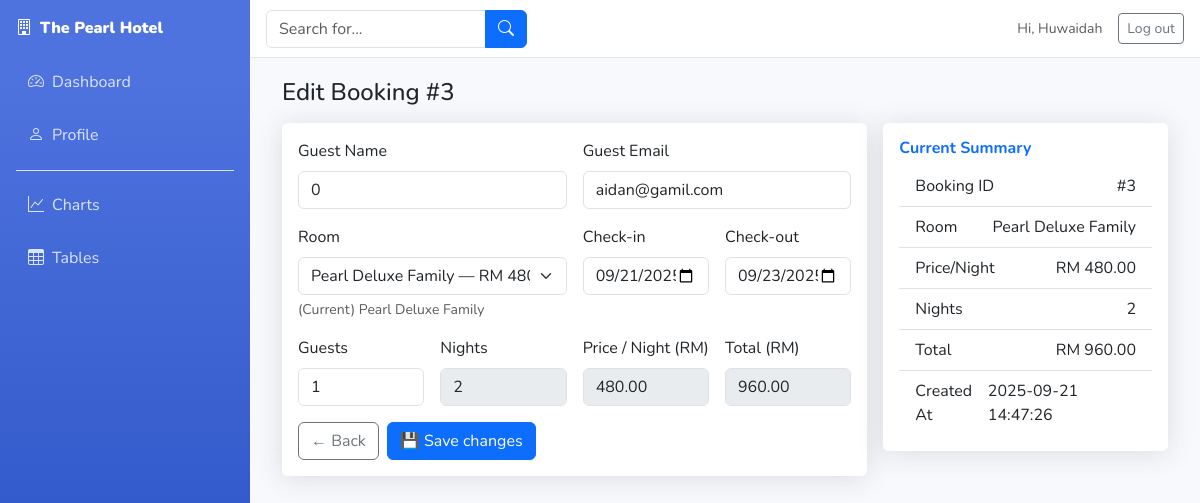
The page /admin/bookings_edit.php?id=3 (signed in) on the database its author committed.
### tables this page shows
CREATE TABLE `bookings` (
  `id` int(11) NOT NULL,
  `room_id` int(11) NOT NULL,
  `guest_name` varchar(120) NOT NULL,
  `guest_email` varchar(120) NOT NULL,
  `check_in` date NOT NULL,
  `check_out` date NOT NULL,
  `guests` int(11) NOT NULL DEFAULT 1,
  `nights` int(11) NOT NULL,
  `total` decimal(10,2) NOT NULL,
  `created_at` timestamp NOT NULL DEFAULT current_timestamp(),
  `quantity` int(11) DEFAULT 1
);

CREATE TABLE `rooms` (
  `id` int(11) NOT NULL,
  `name` varchar(100) NOT NULL,
  `beds` varchar(50) NOT NULL,
  `size` varchar(50) NOT NULL,
  `price` decimal(10,2) NOT NULL,
  `image` varchar(255) NOT NULL,
  `total_rooms` int(11) DEFAULT 0
);

### admin/auth.php (called while the page is built, shortened)
<?php
require_once __DIR__ .'/db.php';
function h($s){ return htmlspecialchars($s ?? '', ENT_QUOTES, 'UTF-8'); }
function current_admin(bool $force=false) {
    static $me;
    if ($force || !$me) {
        global $pdo;
        $st = $pdo->prepare("SELECT id, name, email, avatar, created_at, phone FROM admins WHERE id=? LIMIT 1");
        $st->execute([$_SESSION['admin_id']]);
        $me = $st->fetch();
    }
    return $me;
}

### admin/bookings_edit.php (the view, shortened to what this page needs)
<?php
require_once __DIR__ . '/auth.php';
$id = (int)($_GET['id'] ?? 0);
$sql = "SELECT b.*, r.name AS room_name, r.price AS room_price
        FROM bookings b
        LEFT JOIN rooms r ON r.id = b.room_id
        WHERE b.id = ?";
$st  = $pdo->prepare($sql);
$st->execute([$id]);
$bk  = $st->fetch();
include __DIR__ . '/partials/head.php';
include __DIR__ . '/partials/top.php';
?>
<div class="container-fluid">
  <div class="d-sm-flex align-items-center justify-content-between mb-3">
    <h1 class="h4 mb-0">Edit Booking #<?= (int)$bk['id'] ?></h1>
  </div>
  <div class="row g-3">
    <div class="col-lg-8">
      <div class="card p-3">
        <form method="post" autocomplete="off">
          <div class="row g-3">
            <div class="col-md-6">
              <label class="form-label">Guest Name</label>
              <input name="guest_name" class="form-control" value="<?= h($bk['guest_name']) ?>">
            </div>
            <div class="col-md-6">
              <label class="form-label">Guest Email</label>
              <input name="guest_email" type="email" class="form-control" value="<?= h($bk['guest_email']) ?>">
            </div>
            <div class="col-md-6">
              <label class="form-label">Room</label>
              <select name="room_id" class="form-select">
                <?php
                  $rooms = $pdo->query("SELECT id, name, price FROM rooms ORDER BY id")->fetchAll();
                  foreach ($rooms as $r):
                    $sel = ($r['id'] == $bk['room_id']) ? 'selected' : '';
                ?>
                  <option value="<?= (int)$r['id'] ?>" <?= $sel ?>>
                    <?= h($r['name']) ?> — RM <?= number_format((float)$r['price'],2) ?>/night
                  </option>
                <?php endforeach; ?>
              </select>
              <div class="form-text">(Current) <?= h($bk['room_name']) ?></div>
            </div>
            <div class="col-md-3">
              <label class="form-label">Check-in</label>
              <input name="check_in" type="date" class="form-control" value="<?= h($bk['check_in']) ?>">
            </div>
            <div class="col-md-3">
              <label class="form-label">Check-out</label>
              <input name="check_out" type="date" class="form-control" value="<?= h($bk['check_out']) ?>">
            </div>
            <div class="col-md-3">
              <label class="form-label">Guests</label>
              <input name="guests" type="number" min="1" class="form-control" value="<?= (int)$bk['guests'] ?>">
            </div>
            <div class="col-md-3">
              <label class="form-label">Nights</label>
              <input class="form-control" value="<?= (int)$bk['nights'] ?>" disabled>
            </div>
            <div class="col-md-3">
              <label class="form-label">Price / Night (RM)</label>
              <input class="form-control" value="<?= number_format((float)($bk['room_price'] ?? 0), 2) ?>" disabled>
            </div>
            <div class="col-md-3">
              <label class="form-label">Total (RM)</label>
              <input class="form-control" value="<?= number_format((float)$bk['total'],2) ?>" disabled>
            </div>
          </div>
          <div class="d-flex gap-2 mt-3">
            <a href="bookings_view.php" class="btn btn-outline-secondary">← Back</a>
            <button class="btn btn-primary" type="submit">💾 Save changes</button>
          </div>
        </form>
      </div>
    </div>
    <div class="col-lg-4">
      <div class="card p-3">
        <h6 class="fw-bold text-primary mb-2">Current Summary</h6>
        <ul class="list-group list-group-flush">
          <li class="list-group-item d-flex justify-content-between">
            <span>Booking ID</span><span>#<?= (int)$bk['id'] ?></span>
          </li>
          <li class="list-group-item d-flex justify-content-between">
            <span>Room</span><span><?= h($bk['room_name']) ?></span>
          </li>
          <li class="list-group-item d-flex justify-content-between">
            <span>Price/Night</span><span>RM <?= number_format((float)($bk['room_price'] ?? 0),2) ?></span>
          </li>
          <li class="list-group-item d-flex justify-content-between">
            <span>Nights</span><span><?= (int)$bk['nights'] ?></span>
          </li>
          <li class="list-group-item d-flex justify-content-between">
            <span>Total</span><span>RM <?= number_format((float)$bk['total'],2) ?></span>
          </li>
          <li class="list-group-item d-flex justify-content-between">
            <span>Created At</span><span><?= h($bk['created_at']) ?></span>
          </li>
        </ul>
      </div>
    </div>
  </div>
</div>
<?php include __DIR__ . '/partials/foot.php'; ?>

### admin/partials/top.php (shortened to what this page needs)
<?php
require_once __DIR__.'/../auth.php';
$me = current_admin();
?>
<div class="sb-wrap">
  <aside class="sb-side" id="sbSide">
    <div class="sb-brand">
      <i class="bi bi-building"></i> The Pearl Hotel
    </div>
    <nav class="sb-nav nav flex-column">
      <a class="nav-link <?= basename($_SERVER['PHP_SELF']) === 'dashboard.php' ? 'active' : '' ?>" href="dashboard.php">
        <i class="bi bi-speedometer2"></i> Dashboard
      </a>
      <a class="nav-link <?= basename($_SERVER['PHP_SELF']) === 'profile.php' ? 'active' : '' ?>" href="profile.php">
        <i class="bi bi-person"></i> Profile
      </a>
      <div class="border-top my-2 mx-3"></div>
      <a class="nav-link <?= basename($_SERVER['PHP_SELF']) === 'charts.php' ? 'active' : '' ?>" href="charts.php">
        <i class="bi bi-graph-up"></i> Charts
      </a>
      <a class="nav-link <?= basename($_SERVER['PHP_SELF']) === 'tables.php' ? 'active' : '' ?>" href="tables.php">
        <i class="bi bi-table"></i> Tables
      </a>
    </nav>
  </aside>
  <div class="sb-main">
    <div class="sb-top">
      <div class="d-flex align-items-center gap-2">
        <form class="sb-search d-none d-md-block">
          <div class="input-group">
            <input class="form-control" placeholder="Search for...">
            <button class="btn btn-primary" type="button"><i class="bi bi-search"></i></button>
          </div>
        </form>
      </div>
      <div class="d-flex align-items-center gap-3">
        <span class="small text-muted">Hi, <?= h($me['name'] ?? 'Admin') ?></span>
        <a class="btn btn-outline-secondary btn-sm" href="logout.php">Log out</a>
      </div>
    </div>
    <div class="sb-content">

### admin/partials/head.php (style rules this page uses)
:root { --sb-primary:#4e73df; --sb-primary-dark:#2e59d9; --sb-info:#36b9cc; --sb-success:#1cc88a; --sb-warning:#f6c23e; --sb-gray-300:#e3e6f0; --sb-body:#f8f9fc; }
html, body { margin:0; padding:0; background:var(--sb-body); }
body { font-family:'Nunito',sans-serif; }
.sb-wrap { display:flex; min-height:100vh; }
.sb-side { width:250px; background:linear-gradient(180deg,var(--sb-primary) 10%,#224abe 100%); color:#fff; position:sticky; top:0; height:100vh; }
.sb-brand { padding:1rem; font-weight:900; display:flex; align-items:center; gap:.5rem; }
.sb-nav .nav-link { color:#dbe5ff; padding:.65rem 1rem; border-radius:.35rem; margin:.25rem .75rem; display:flex; align-items:center; gap:.5rem; }
.sb-main { flex:1; display:flex; flex-direction:column; }
.sb-top { background:#fff; border-bottom:1px solid var(--sb-gray-300); padding:.6rem 1rem; display:flex; align-items:center; gap:1rem; justify-content:space-between; position:sticky; top:0; z-index:10; }
.sb-search { max-width:560px; flex:1; }
.sb-content { padding:1.25rem; }
.card { border:0; border-radius:.35rem; box-shadow:0 .15rem 1.75rem rgba(58,59,69,.15); }

### rows shown on the page
bookings: id "3", guest_name "0", guest_email "aidan@gamil.com", room.name "Pearl Deluxe Family", check_in "09/21/2025", check_out "09/23/2025", guests "1", nights "2", room.price "480.00", total "960.00", created_at "2025-09-21 14:47:26"

### other values the page prints
$me['name'] "Huwaidah"
form field room_id "Pearl Deluxe Family — RM 480.00/night"
